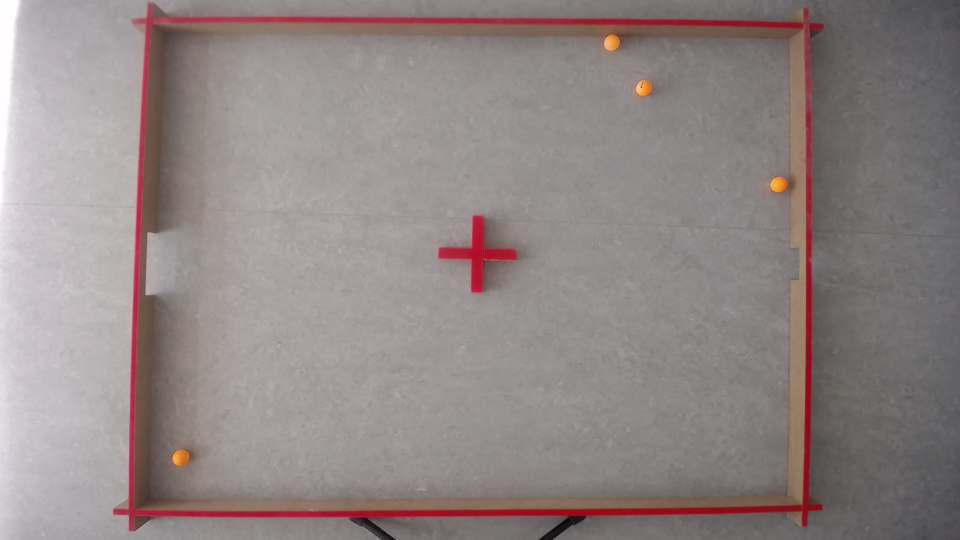
#> input picture image_recon/YOLO_data/images/train/pic_10.jpg, 1920 x 1080 px (shown at 1/2 size)
$ python -i YOLO_controller.py   (imports and definitions only)
#> lines starting #> are read from the running program, lines starting #| are printed output that depends on the picture; after the words box and inside, x2 and y2 are one past the last pixel; in counts of white or black regions, pixels touching at a corner belong together
#> further down, picture is the input picture: shape (1080, 1920, 3); mean B, G, R 133.3, 134.2, 144.5
import cv2
import numpy as np
import json
import os
from ultralytics import YOLO

MODEL_PATH = "runs/segment/train5/weights/best.pt"
CAMERA_INDEX = 0

ARENA_W_CM = 167.0
ARENA_H_CM = 121.5
CONFIG_FILE = "image_recon/arena_config.json"

# --- THE MAGIC OFFSETS ---
OFFSET_X_CM = 1.5  # cm inward
OFFSET_Y_CM = 1.5  # cm inward

# Global variables
corners = []
goal_a_pts = []
goal_b_pts = []
setup_step = "FIND_ARENA"  # States: FIND_ARENA, GOAL_A, GOAL_B, DONE

# --- HELPER FUNCTIONS ---
def draw_text_with_outline(img, text, pos, font_scale, color, thickness):
    cv2.putText(img, text, pos, cv2.FONT_HERSHEY_SIMPLEX, font_scale, (0, 0, 0), thickness + 3)
    cv2.putText(img, text, pos, cv2.FONT_HERSHEY_SIMPLEX, font_scale, color, thickness)

def order_points(pts):
    rect = np.zeros((4, 2), dtype="float32")
    s = pts.sum(axis=1)
    rect[0] = pts[np.argmin(s)]
    rect[2] = pts[np.argmax(s)]
    diff = np.diff(pts, axis=1)
    rect[1] = pts[np.argmin(diff)]
    rect[3] = pts[np.argmax(diff)]
    return rect

def find_red_arena(frame):
    hsv = cv2.cvtColor(frame, cv2.COLOR_BGR2HSV)
#> hsv: shape (1080, 1920, 3); mean H, S, V 44, 22.6, 144.6
    lower_red1 = np.array([0, 100, 100])
    upper_red1 = np.array([10, 255, 255])
    lower_red2 = np.array([160, 100, 100])
    upper_red2 = np.array([180, 255, 255])

    mask1 = cv2.inRange(hsv, lower_red1, upper_red1)
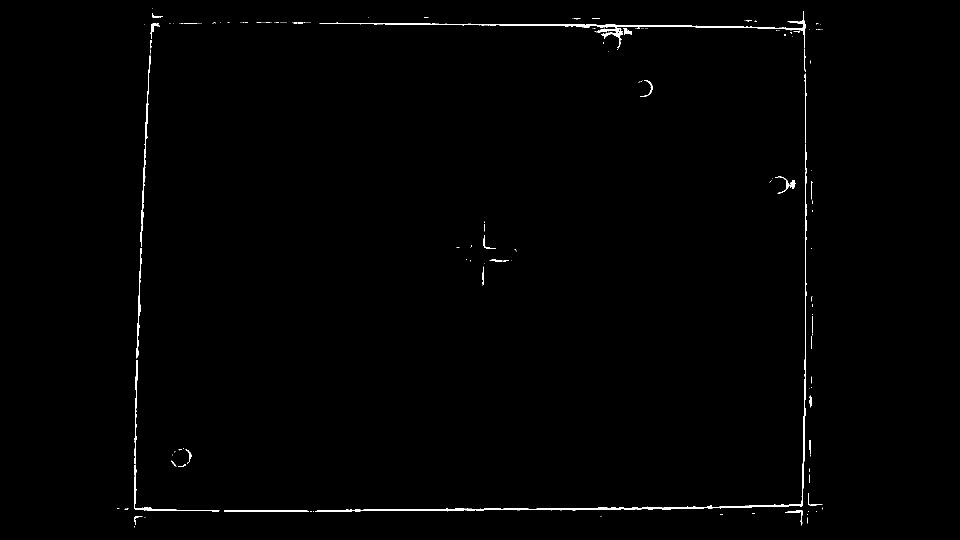
#> mask1: shape (1080, 1920) (shown at 1/2 size); 0.65% white; 184 white regions (148 under 20 px), largest, box (x1, y1, x2, y2) and area: (630, 288, 1613, 1023) 4468, (639, 22, 1612, 97) 3369, (280, 111, 302, 494) 930
    mask2 = cv2.inRange(hsv, lower_red2, upper_red2)
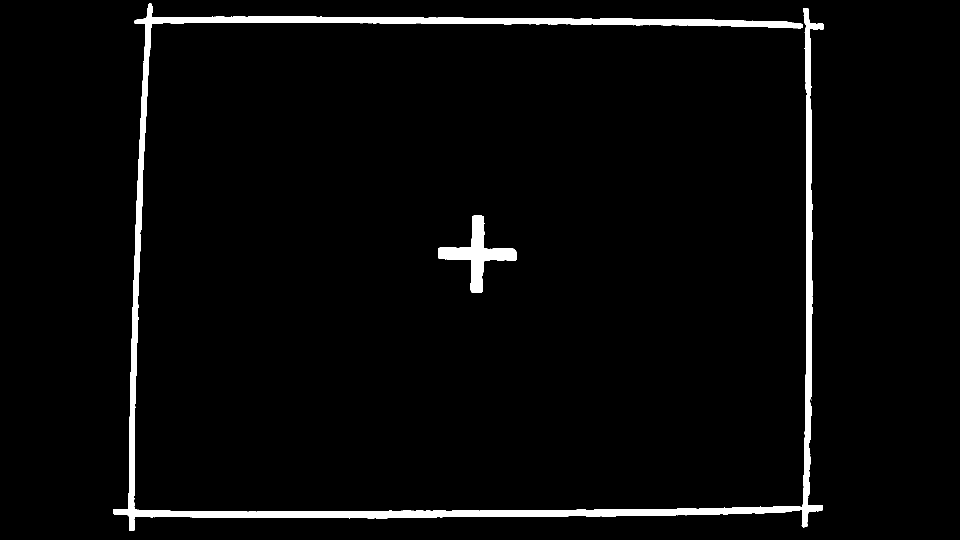
#> mask2: shape (1080, 1920) (shown at 1/2 size); 3.1% white; 3 white regions (1 under 20 px), largest, box (x1, y1, x2, y2) and area: (226, 7, 1648, 1062) 57924, (876, 431, 1034, 586) 6887
    mask = cv2.bitwise_or(mask1, mask2)
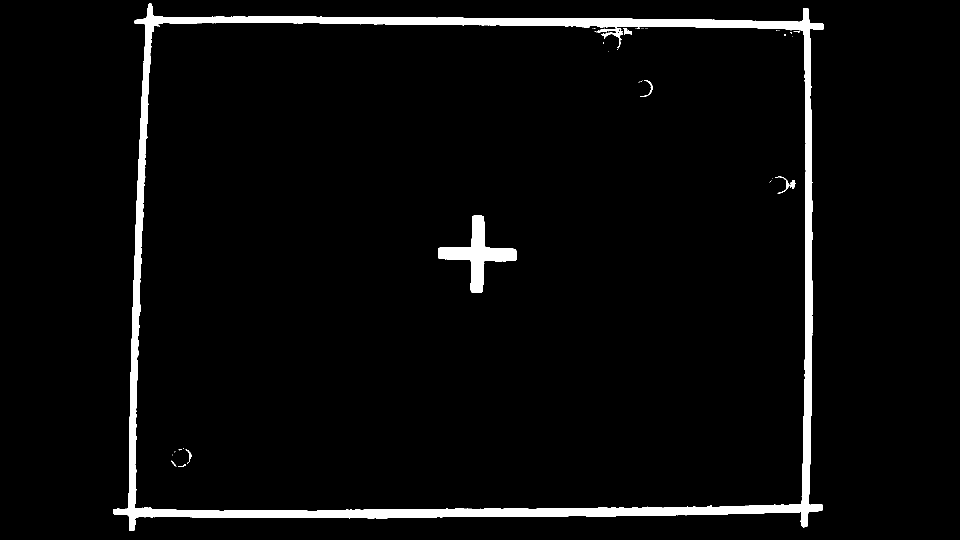
#> mask: shape (1080, 1920) (shown at 1/2 size); 3.8% white; 56 white regions (45 under 20 px), largest, box (x1, y1, x2, y2) and area: (226, 7, 1648, 1062) 70174, (876, 431, 1034, 586) 7173, (1550, 353, 1579, 387) 148

    kernel = np.ones((5,5), np.uint8)
    mask = cv2.morphologyEx(mask, cv2.MORPH_OPEN, kernel)
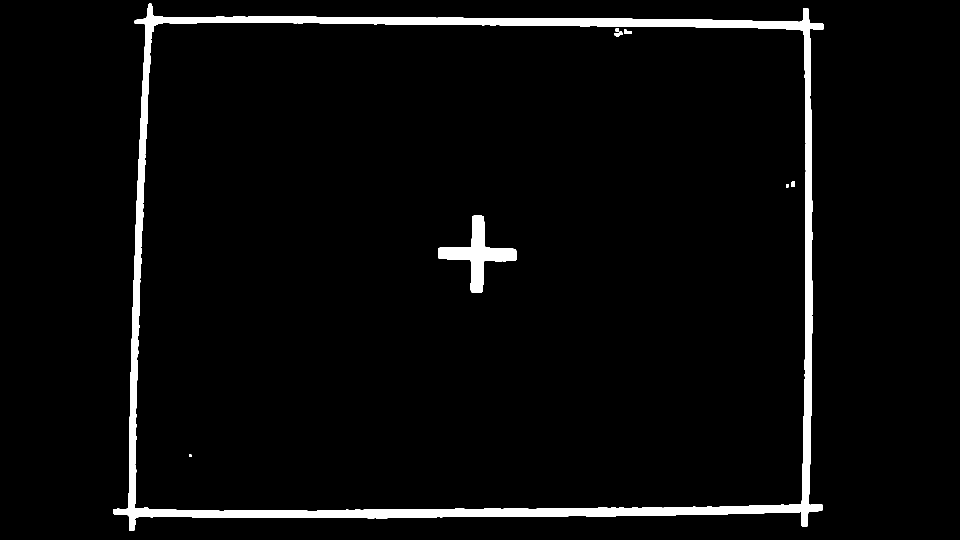
#> mask: shape (1080, 1920) (shown at 1/2 size); 3.7% white; 8 white regions, largest, box (x1, y1, x2, y2) and area: (227, 7, 1648, 1062) 69334, (877, 431, 1034, 586) 7160, (1248, 59, 1264, 68) 105
    mask = cv2.morphologyEx(mask, cv2.MORPH_CLOSE, kernel)
#> mask: shape (1080, 1920); 3.7% white; 4 white regions

    contours, _ = cv2.findContours(mask, cv2.RETR_EXTERNAL, cv2.CHAIN_APPROX_SIMPLE)
#> contours = 1 contour; box (x1, y1, x2, y2) and area: (227, 7, 1648, 1062) 1348200

    if contours:
        largest_contour = max(contours, key=cv2.contourArea)
#> largest_contour = contour of 326 points, box (x1, y1, x2, y2) (227, 7, 1648, 1062), area 1348200
        if cv2.contourArea(largest_contour) > 10000:
            peri = cv2.arcLength(largest_contour, True)
#> peri = 5113
            approx = cv2.approxPolyDP(largest_contour, 0.02 * peri, True)
#> approx = [[269, 41], [259, 1061], [1644, 1020], [1615, 16]]

            if len(approx) == 4:
                pts = approx.reshape(4, 2)
#> pts = [[269, 41], [259, 1061], [1644, 1020], [1615, 16]]
                ordered_pts = order_points(pts)
#> in order_points, `s = pts.sum(axis=1)`: s = [310, 1320, 2664, 1631]
#> in order_points, `diff = np.diff(pts, axis=1)`: diff = [-228, 802, -624, -1599]
#> ordered_pts = [[269, 41], [1615, 16], [1644, 1020], [259, 1061]]
                tl, tr, br, bl = ordered_pts
#> tl = [269, 41]; tr = [1615, 16]; br = [1644, 1020]; bl = [259, 1061]
                return [tuple(bl), tuple(br), tuple(tr), tuple(tl)]
    return None

# [370 lines left out: functions handle_mouse, load_calibration, save_calibration, setup_arena, get_perspective_transform, to_arena_coords and 6 more, not called in this run]

# [2 lines not run here, left out]

>>> import cv2
>>> picture = cv2.imread('YOLO_data/images/train/pic_10.jpg')
>>> result = find_red_arena(picture)
#> result = [(259, 1061), (1644, 1020), (1615, 16), (269, 41)]

$ run again, on image_recon/YOLO_data/images/train/pic_172.jpg
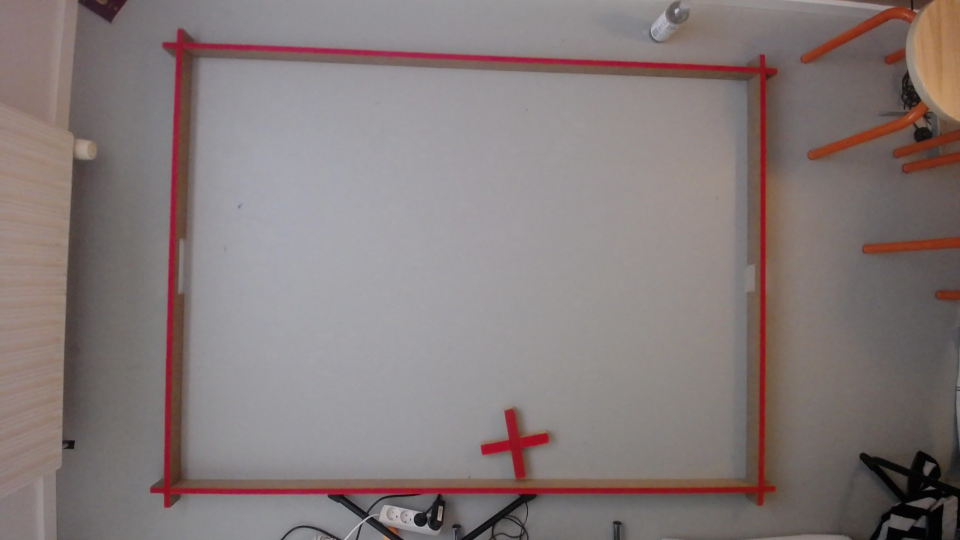
#> input picture image_recon/YOLO_data/images/train/pic_172.jpg, 1920 x 1080 px (shown at 1/2 size)
#> picture is the input picture: shape (1080, 1920, 3); mean B, G, R 121.2, 121.8, 132.6
#> hsv: shape (1080, 1920, 3); mean H, S, V 72.6, 29.9, 133.6
#> in find_red_arena, `mask1 = cv2.inRange(hsv, lower_red1, upper_red1)`:
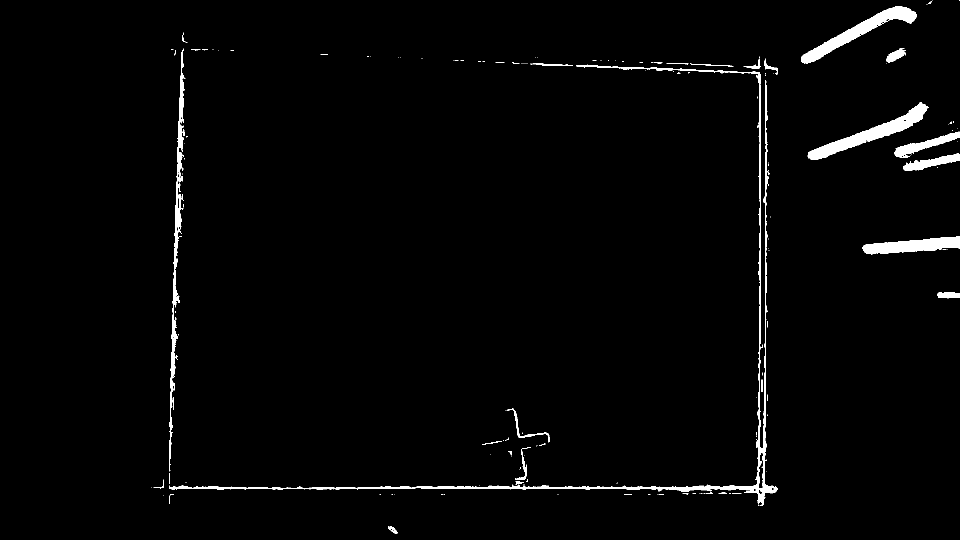
#> mask1: shape (1080, 1920) (shown at 1/2 size); 1.9% white; 199 white regions (165 under 20 px), largest, box (x1, y1, x2, y2) and area: (338, 129, 1556, 1012) 11826, (1615, 204, 1857, 320) 5870, (1602, 12, 1834, 127) 5502
#> mask2: shape (1080, 1920); 2.4% white; 9 white regions (4 under 20 px), largest, box (x1, y1, x2, y2) and area: (300, 57, 1554, 1016) 43415, (961, 819, 1097, 958) 5133, (1518, 904, 1526, 976) 417, (1517, 979, 1524, 988) 39, (1517, 1004, 1524, 1012) 36
#> in find_red_arena, `mask = cv2.morphologyEx(mask, cv2.MORPH_OPEN, kernel)`:
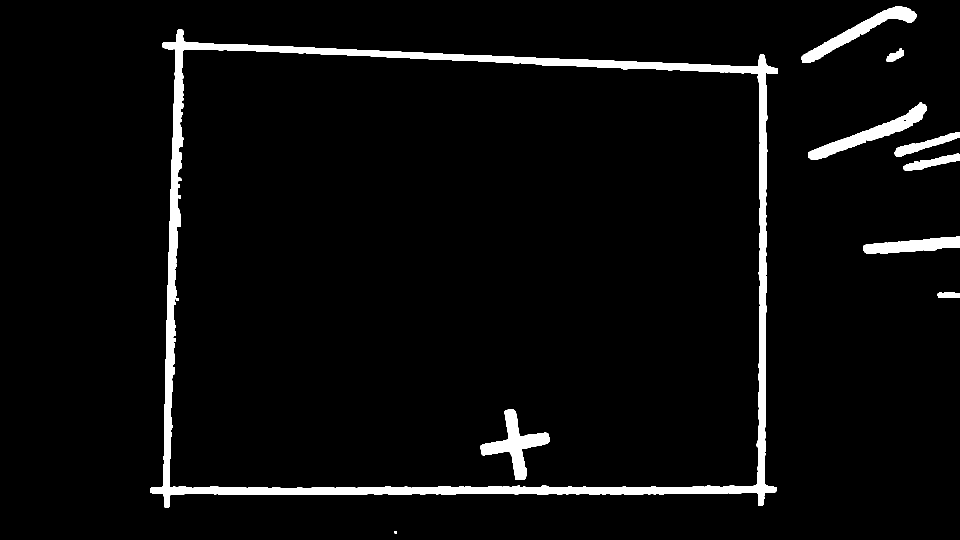
#> mask: shape (1080, 1920) (shown at 1/2 size); 4.2% white; 10 white regions, largest, box (x1, y1, x2, y2) and area: (300, 58, 1556, 1016) 60775, (961, 818, 1099, 960) 6000, (1616, 205, 1854, 320) 5823
#> contours = 9 contours, 1 with area under 20; largest, box (x1, y1, x2, y2) and area: (300, 58, 1556, 1016) 1050945, (1616, 205, 1854, 320) 5574, (1603, 12, 1833, 126) 5149, (1727, 473, 1920, 508) 3906, (1789, 264, 1920, 313) 1829, (1807, 307, 1920, 342) 1520, (1773, 97, 1808, 124) 475, (1875, 585, 1920, 596) 420
#> largest_contour = contour of 460 points, box (x1, y1, x2, y2) (300, 58, 1556, 1016), area 1050945
#> peri = 4573.1
#> approx = [[325, 86], [330, 1015], [1552, 982], [1527, 109]]
#> s = [411, 1345, 2534, 1636]
#> diff = [-239, 685, -570, -1418]
#> ordered_pts = [[325, 86], [1527, 109], [1552, 982], [330, 1015]]
#> tl = [325, 86]; tr = [1527, 109]; br = [1552, 982]; bl = [330, 1015]
#> result = [(330, 1015), (1552, 982), (1527, 109), (325, 86)]
